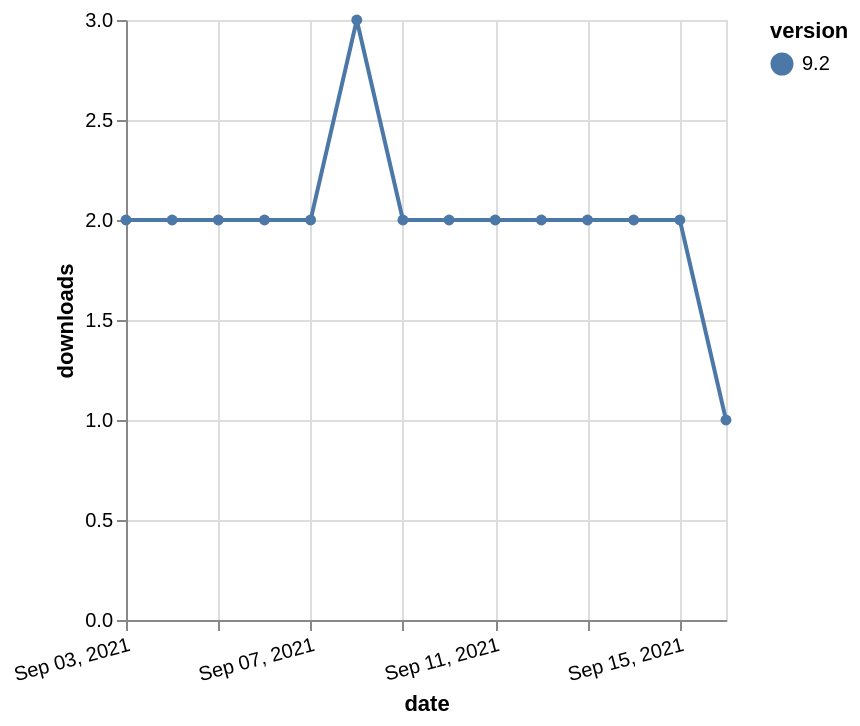

Source (Vega-Lite JSON):
### Vega-Lite specification from a JSON file in a GitHub repository (floating-point values rounded to 4 significant figures)
{"$schema": "https://vega.github.io/schema/vega-lite/v5.json", "description": "A simple bar chart with embedded data.", "data": {"values": [{"date": "2021-09-03", "total": 4259, "delta": 2, "version": "9.2"}, {"date": "2021-09-04", "total": 4261, "delta": 2, "version": "9.2"}, {"date": "2021-09-05", "total": 4263, "delta": 2, "version": "9.2"}, {"date": "2021-09-06", "total": 4265, "delta": 2, "version": "9.2"}, {"date": "2021-09-07", "total": 4267, "delta": 2, "version": "9.2"}, {"date": "2021-09-08", "total": 4270, "delta": 3, "version": "9.2"}, {"date": "2021-09-09", "total": 4272, "delta": 2, "version": "9.2"}, {"date": "2021-09-10", "total": 4274, "delta": 2, "version": "9.2"}, {"date": "2021-09-11", "total": 4276, "delta": 2, "version": "9.2"}, {"date": "2021-09-12", "total": 4278, "delta": 2, "version": "9.2"}, {"date": "2021-09-13", "total": 4280, "delta": 2, "version": "9.2"}, {"date": "2021-09-14", "total": 4282, "delta": 2, "version": "9.2"}, {"date": "2021-09-15", "total": 4284, "delta": 2, "version": "9.2"}, {"date": "2021-09-16", "total": 4285, "delta": 1, "version": "9.2"}]}, "width": "container", "mark": {"type": "line", "point": {"filled": true}}, "encoding": {"x": {"field": "date", "type": "temporal", "timeUnit": "yearmonthdate", "title": "date", "axis": {"labelAngle": -15}}, "y": {"field": "delta", "type": "quantitative", "title": "downloads"}, "color": {"field": "version", "type": "nominal"}, "tooltip": {"field": "delta"}}}
